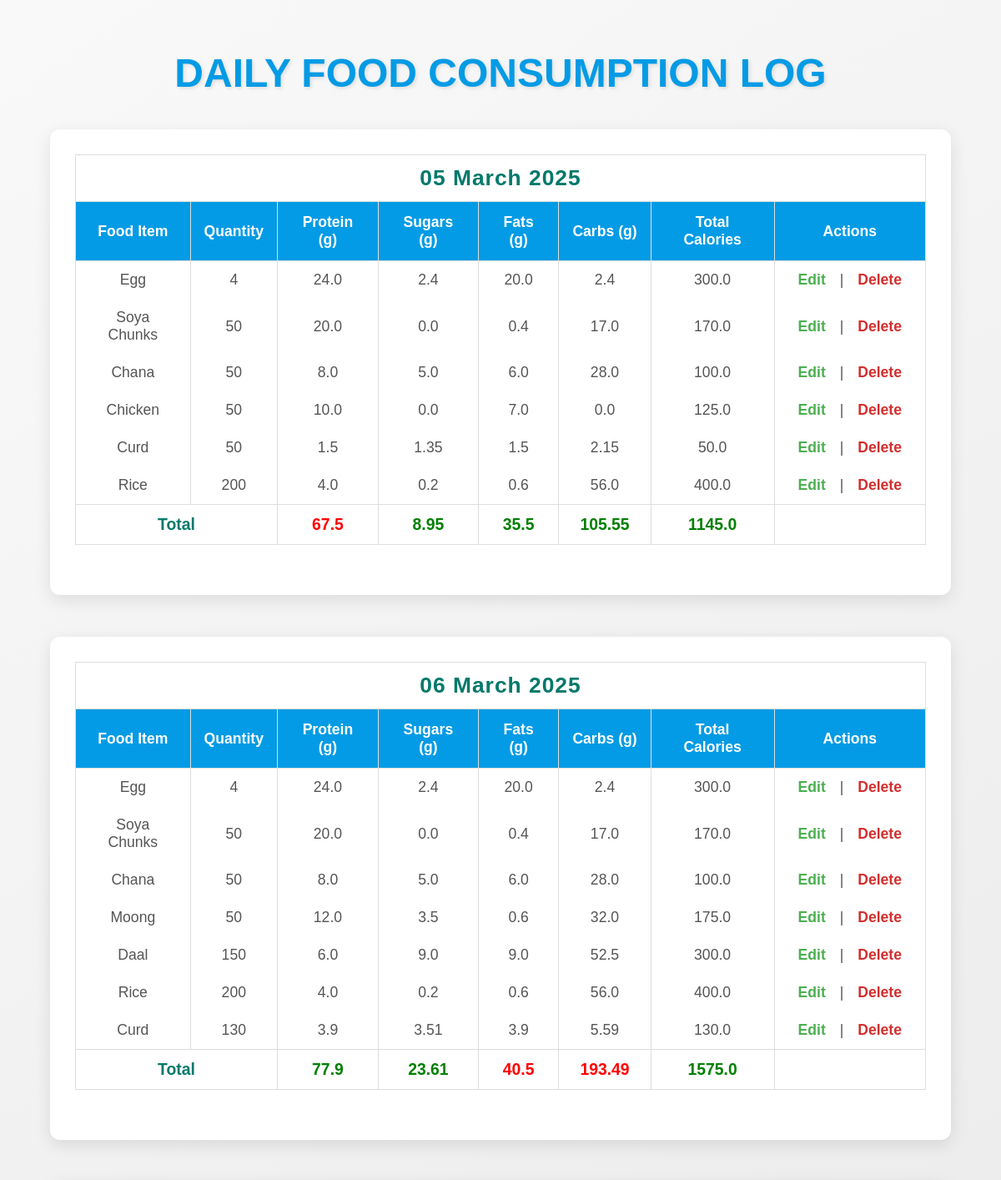
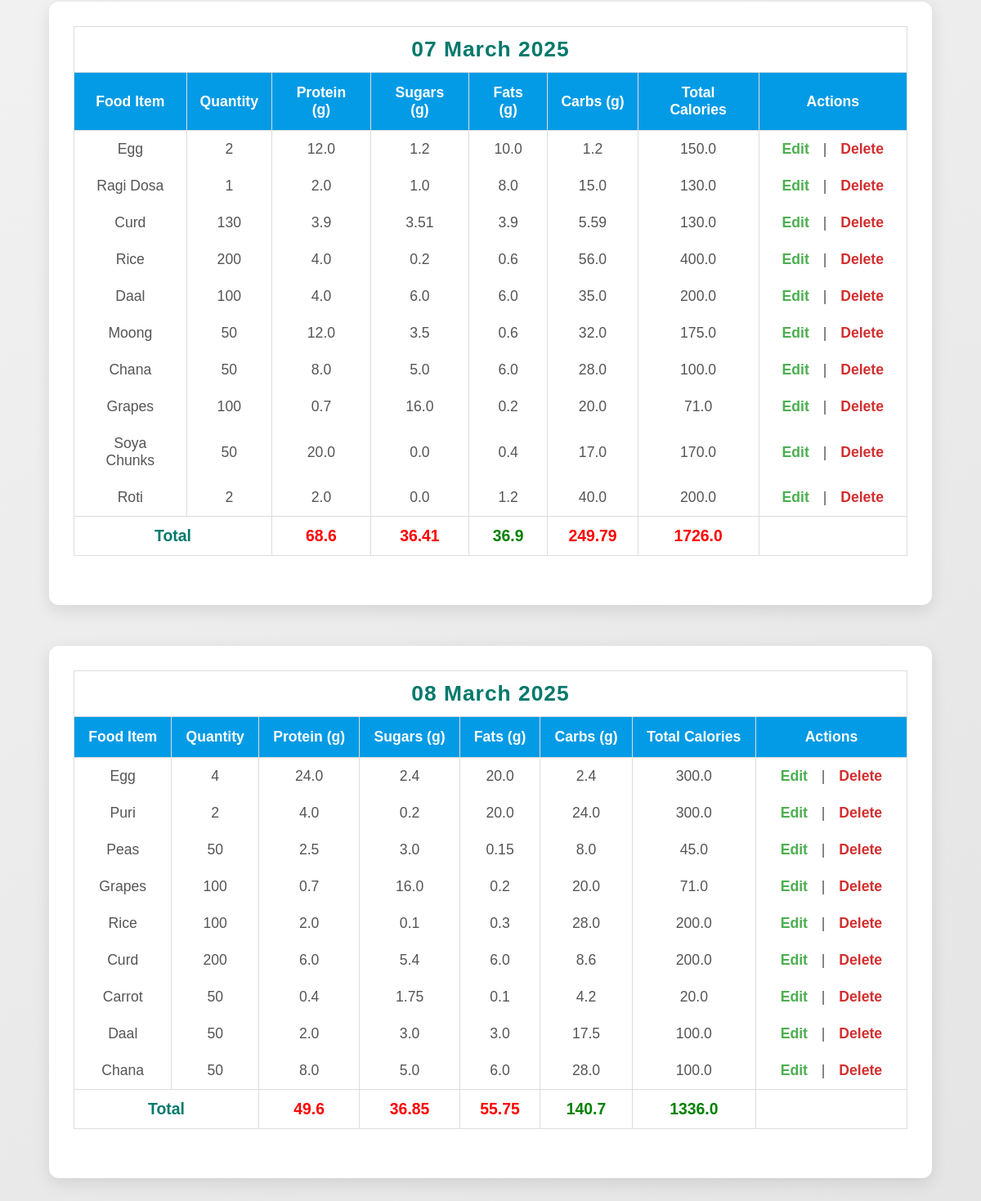
Screenshot of /view_log with the database file from the repository (2 pictures, top to bottom).
### app.py (models this page shows, shortened)
class DailyLog(db.Model):
    id = db.Column(db.Integer, primary_key=True)
    date = db.Column(db.Date, nullable=False, default=datetime.utcnow)
    food_item_id = db.Column(db.Integer, db.ForeignKey('food_item.id'), nullable=False)
    quantity_consumed = db.Column(db.String(50), nullable=False)
    protein_consumed = db.Column(db.Float, nullable=False)
    sugars_consumed = db.Column(db.Float, nullable=False)
    fats_consumed = db.Column(db.Float, nullable=False)
    carbs_consumed = db.Column(db.Float, nullable=False)
    total_calories = db.Column(db.Float, nullable=False)
    food_item = db.relationship('FoodItem', backref=db.backref('daily_logs', lazy=True))

class FoodItem(db.Model):
    id = db.Column(db.Integer, primary_key=True)
    food_item = db.Column(db.String(100), nullable=False)
    quantity = db.Column(db.String(50), nullable=False)
    unit = db.Column(db.String(20), nullable=False)
    protein = db.Column(db.Float, nullable=False)
    sugars = db.Column(db.Float, nullable=False)
    fats = db.Column(db.Float, nullable=False)
    carbs = db.Column(db.Float, nullable=False)
    kcal = db.Column(db.Float, nullable=False)

### app.py (the view)
@app.route('/view_log')
def view_log():
    logs = DailyLog.query.all()
    daily_logs = {}
    for log in logs:
        log_date = log.date.strftime("%d %B %Y")
        if log_date not in daily_logs:
            daily_logs[log_date] = {'logs': [], 'total_protein': 0, 'total_sugar': 0,'total_fat': 0, 'total_carbs': 0,'total_calories': 0}
        daily_logs[log_date]['logs'].append(log)
        daily_logs[log_date]['total_protein'] += log.protein_consumed
        daily_logs[log_date]['total_sugar'] += log.sugars_consumed
        daily_logs[log_date]['total_fat'] += log.fats_consumed
        daily_logs[log_date]['total_carbs'] += log.carbs_consumed
        daily_logs[log_date]['total_calories'] += log.total_calories
    daily_logs = [
        {'date': date, 'logs': data['logs'], 'total_calories': round(data['total_calories'],2), 'total_protein': round(data['total_protein'],2), 'total_sugar': round(data['total_sugar'], 2), 'total_fat': round(data['total_fat'],2), 'total_carbs': round(data['total_carbs'], 2), }
        for date, data in sorted(daily_logs.items())
    ]
    return render_template('view_log.html', daily_logs=daily_logs)

### templates/view_log.html (shortened to what this page needs)
<!DOCTYPE html>
<html lang="en">
<head>
    <link rel="stylesheet" href="{{ url_for('static', filename='style.css') }}">
</head>
<body>
    <h1>Daily Food Consumption Log</h1>
    {% for day_log in daily_logs %}
        <div class="day-log">
            <table>
                <thead>
                    <tr>
                        <td colspan="8"><h2>{{ day_log.date }}</h2></td>
                    </tr>
                    <tr>
                        <th>Food Item</th>
                        <th>Quantity</th>
                        <th>Protein (g)</th>
                        <th>Sugars (g)</th>
                        <th>Fats (g)</th>
                        <th>Carbs (g)</th>
                        <th>Total Calories</th>
                        <th>Actions</th>
                    </tr>
                </thead>
                <tbody>
                    {% for log in day_log.logs %}
                        <tr>
                            <td>{{ log.food_item.food_item }}</td>
                            <td>{{ log.quantity_consumed }}</td>
                            <td>{{ log.protein_consumed }}</td>
                            <td>{{ log.sugars_consumed }}</td>
                            <td>{{ log.fats_consumed }}</td>
                            <td>{{ log.carbs_consumed }}</td>
                            <td>{{ log.total_calories }}</td>
                            <td>
                                <a href="{{ url_for('edit_log', log_id=log.id) }}">Edit</a> |
                                <a id="delete" href="{{ url_for('delete_log', log_id=log.id) }}" onclick="return confirm('Are you sure you want to delete this entry?');">Delete</a>
                            </td>
                        </tr>
                    {% endfor %}
                    <tr class="totals">
                        <td colspan="2">Total</td>
                        <td style="color: {% if day_log.total_protein > 70 %} green {% else %} red {% endif %};">
                            {{ day_log.total_protein }}
                        </td>
                        <td style="color: {% if day_log.total_sugar > 25 %} red {% else %} green {% endif %};">
                            {{ day_log.total_sugar }}
                        </td>
                        <td style="color: {% if day_log.total_fat > 40 %} red {% else %} green {% endif %};">
                            {{ day_log.total_fat }}
                        </td>
                        <td style="color: {% if day_log.total_carbs > 175 %} red {% else %} green {% endif %};">
                            {{ day_log.total_carbs }}
                        </td>
                        <td style="color: {% if day_log.total_calories > 1600 %} red {% else %} green {% endif %};">
                            {{ day_log.total_calories }}
                        </td>
                        <td>
                        </td>
                    </tr>
                </tbody>
            </table>
        </div>
    {% endfor %}
</body>
</html>

### static/style.css (style rules this page uses)
body { font-family: Arial, sans-serif; margin: 20px; }
h1 { text-align: center; }
table { width: 100%; border-collapse: collapse; }
table, th, td { border: 1px solid black; padding: 8px; text-align: left; }
th { background-color: #f4f4f4; }

### templates/view_log.html (style rules this page uses)
* { margin: 0; padding: 0; box-sizing: border-box; }
body { font-family: 'Arial', sans-serif; background: linear-gradient(145deg, #f9f9f9, #e4e4e4); color: #333; padding: 40px; min-height: 100vh; display: flex; flex-direction: column; justify-content: center; }
h1 { text-align: center; font-size: 3em; color: #039be5; margin-bottom: 40px; text-transform: uppercase; text-shadow: 2px 2px 4px rgba(0, 0, 0, 0.1); }
.day-log { margin-bottom: 50px; background-color: #ffffff; border-radius: 12px; box-shadow: 0 6px 20px rgba(0, 0, 0, 0.1); padding: 30px; transition: transform 0.3s ease, box-shadow 0.3s ease; }
h2 { font-size: 1.5em; color: #00796b; text-transform: capitalize; letter-spacing: 1px; }
table { width: 100%; border-collapse: collapse; margin-bottom: 30px; font-size: 1.1em; border: 1px solid #ddd; }
th { padding: 14px 16px; background-color: #039be5; color: white; text-align: center; font-weight: 600; border: none; border-left: 1px solid #ddd; }
td { padding: 12px 16px; text-align: center; border:none; font-size: 1em; color: #555; }
tr:not(:last-child) td { border-right: 1px solid #ddd; }
tr:last-child td { border-right: 1px solid #ddd; }
td:last-child { border-left: 1px solid #ddd; }
table tr:last-child { font-weight: bold; border: 1px solid #ddd; }
td a { text-decoration: none; font-weight: bold; padding: 6px 12px; border-radius: 4px; color: #4caf50; transition: background-color 0.3s ease, color 0.3s ease; }
td a#delete { color: #d32f2f; }
.totals td { font-weight: bold; font-size: 1.1em; }
.totals td:first-child { color: #00796b; }
.totals td { color: #d32f2f; }

### rows the page displays
DailyLog: food_item.food_item "Egg", quantity_consumed "4", protein_consumed "24.0", sugars_consumed "2.4", fats_consumed "20.0", carbs_consumed "2.4", total_calories "300.0"
DailyLog: food_item.food_item "Soya Chunks", quantity_consumed "50", protein_consumed "20.0", sugars_consumed "0.0", fats_consumed "0.4", carbs_consumed "17.0", total_calories "170.0"
DailyLog: food_item.food_item "Chana", quantity_consumed "50", protein_consumed "8.0", sugars_consumed "5.0", fats_consumed "6.0", carbs_consumed "28.0", total_calories "100.0"
DailyLog: food_item.food_item "Chicken", quantity_consumed "50", protein_consumed "10.0", sugars_consumed "0.0", fats_consumed "7.0", carbs_consumed "0.0", total_calories "125.0"
DailyLog: food_item.food_item "Curd", quantity_consumed "50", protein_consumed "1.5", sugars_consumed "1.35", fats_consumed "1.5", carbs_consumed "2.15", total_calories "50.0"
DailyLog: food_item.food_item "Rice", quantity_consumed "200", protein_consumed "4.0", sugars_consumed "0.2", fats_consumed "0.6", carbs_consumed "56.0", total_calories "400.0"
DailyLog: food_item.food_item "Egg", quantity_consumed "4", protein_consumed "24.0", sugars_consumed "2.4", fats_consumed "20.0", carbs_consumed "2.4", total_calories "300.0"
DailyLog: food_item.food_item "Soya Chunks", quantity_consumed "50", protein_consumed "20.0", sugars_consumed "0.0", fats_consumed "0.4", carbs_consumed "17.0", total_calories "170.0"
DailyLog: food_item.food_item "Chana", quantity_consumed "50", protein_consumed "8.0", sugars_consumed "5.0", fats_consumed "6.0", carbs_consumed "28.0", total_calories "100.0"
DailyLog: food_item.food_item "Moong", quantity_consumed "50", protein_consumed "12.0", sugars_consumed "3.5", fats_consumed "0.6", carbs_consumed "32.0", total_calories "175.0"
DailyLog: food_item.food_item "Daal", quantity_consumed "150", protein_consumed "6.0", sugars_consumed "9.0", fats_consumed "9.0", carbs_consumed "52.5", total_calories "300.0"
DailyLog: food_item.food_item "Rice", quantity_consumed "200", protein_consumed "4.0", sugars_consumed "0.2", fats_consumed "0.6", carbs_consumed "56.0", total_calories "400.0"
DailyLog: food_item.food_item "Curd", quantity_consumed "130", protein_consumed "3.9", sugars_consumed "3.51", fats_consumed "3.9", carbs_consumed "5.59", total_calories "130.0"
DailyLog: food_item.food_item "Egg", quantity_consumed "2", protein_consumed "12.0", sugars_consumed "1.2", fats_consumed "10.0", carbs_consumed "1.2", total_calories "150.0"
DailyLog: food_item.food_item "Ragi Dosa", quantity_consumed "1", protein_consumed "2.0", sugars_consumed "1.0", fats_consumed "8.0", carbs_consumed "15.0", total_calories "130.0"
DailyLog: food_item.food_item "Curd", quantity_consumed "130", protein_consumed "3.9", sugars_consumed "3.51", fats_consumed "3.9", carbs_consumed "5.59", total_calories "130.0"
DailyLog: food_item.food_item "Rice", quantity_consumed "200", protein_consumed "4.0", sugars_consumed "0.2", fats_consumed "0.6", carbs_consumed "56.0", total_calories "400.0"
DailyLog: food_item.food_item "Daal", quantity_consumed "100", protein_consumed "4.0", sugars_consumed "6.0", fats_consumed "6.0", carbs_consumed "35.0", total_calories "200.0"
DailyLog: food_item.food_item "Moong", quantity_consumed "50", protein_consumed "12.0", sugars_consumed "3.5", fats_consumed "0.6", carbs_consumed "32.0", total_calories "175.0"
DailyLog: food_item.food_item "Chana", quantity_consumed "50", protein_consumed "8.0", sugars_consumed "5.0", fats_consumed "6.0", carbs_consumed "28.0", total_calories "100.0"
DailyLog: food_item.food_item "Grapes", quantity_consumed "100", protein_consumed "0.7", sugars_consumed "16.0", fats_consumed "0.2", carbs_consumed "20.0", total_calories "71.0"
DailyLog: food_item.food_item "Soya Chunks", quantity_consumed "50", protein_consumed "20.0", sugars_consumed "0.0", fats_consumed "0.4", carbs_consumed "17.0", total_calories "170.0"
DailyLog: food_item.food_item "Roti", quantity_consumed "2", protein_consumed "2.0", sugars_consumed "0.0", fats_consumed "1.2", carbs_consumed "40.0", total_calories "200.0"
DailyLog: food_item.food_item "Egg", quantity_consumed "4", protein_consumed "24.0", sugars_consumed "2.4", fats_consumed "20.0", carbs_consumed "2.4", total_calories "300.0"
DailyLog: food_item.food_item "Puri", quantity_consumed "2", protein_consumed "4.0", sugars_consumed "0.2", fats_consumed "20.0", carbs_consumed "24.0", total_calories "300.0"
DailyLog: food_item.food_item "Peas", quantity_consumed "50", protein_consumed "2.5", sugars_consumed "3.0", fats_consumed "0.15", carbs_consumed "8.0", total_calories "45.0"
DailyLog: food_item.food_item "Grapes", quantity_consumed "100", protein_consumed "0.7", sugars_consumed "16.0", fats_consumed "0.2", carbs_consumed "20.0", total_calories "71.0"
DailyLog: food_item.food_item "Rice", quantity_consumed "100", protein_consumed "2.0", sugars_consumed "0.1", fats_consumed "0.3", carbs_consumed "28.0", total_calories "200.0"
DailyLog: food_item.food_item "Curd", quantity_consumed "200", protein_consumed "6.0", sugars_consumed "5.4", fats_consumed "6.0", carbs_consumed "8.6", total_calories "200.0"
DailyLog: food_item.food_item "Carrot", quantity_consumed "50", protein_consumed "0.4", sugars_consumed "1.75", fats_consumed "0.1", carbs_consumed "4.2", total_calories "20.0"
DailyLog: food_item.food_item "Daal", quantity_consumed "50", protein_consumed "2.0", sugars_consumed "3.0", fats_consumed "3.0", carbs_consumed "17.5", total_calories "100.0"
DailyLog: food_item.food_item "Chana", quantity_consumed "50", protein_consumed "8.0", sugars_consumed "5.0", fats_consumed "6.0", carbs_consumed "28.0", total_calories "100.0"

### other values shown
{{ day_log.date }} "05 March 2025" "06 March 2025" "07 March 2025" "08 March 2025"
{{ day_log.total_protein }} "67.5" "77.9" "68.6" "49.6"
{{ day_log.total_sugar }} "8.95" "23.61" "36.41" "36.85"
{{ day_log.total_fat }} "35.5" "40.5" "36.9" "55.75"
{{ day_log.total_carbs }} "105.55" "193.49" "249.79" "140.7"
{{ day_log.total_calories }} "1145.0" "1575.0" "1726.0" "1336.0"
